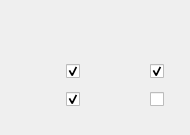
          <widget class="QFrame" name="optionFrame">
           <property name="minimumSize">
            <size>
             <width>190</width>
             <height>135</height>
            </size>
           </property>
           <property name="maximumSize">
            <size>
             <width>190</width>
             <height>135</height>
            </size>
           </property>
           <layout class="QVBoxLayout" name="_2">
            <property name="leftMargin">
             <number>24</number>
            </property>
            <property name="rightMargin">
             <number>24</number>
            </property>
            <property name="bottomMargin">
             <number>26</number>
            </property>
            <item>
             <spacer name="verticalSpacer_4">
              <property name="orientation">
               <enum>Qt::Vertical</enum>
              </property>
              <property name="sizeHint" stdset="0">
               <size>
                <width>20</width>
                <height>40</height>
               </size>
              </property>
             </spacer>
            </item>
            <item>
             <layout class="QHBoxLayout" name="horizontalLayout_6">
              <property name="leftMargin">
               <number>42</number>
              </property>
              <property name="bottomMargin">
               <number>2</number>
              </property>
              <item>
               <widget class="sgsui::GameCheckBox" name="musicCheckBox">
                <property name="minimumSize">
                 <size>
                  <width>16</width>
                  <height>16</height>
                 </size>
                </property>
                <property name="maximumSize">
                 <size>
                  <width>16</width>
                  <height>16</height>
                 </size>
                </property>
                <property name="checked">
                 <bool>true</bool>
                </property>
               </widget>
              </item>
              <item>
               <spacer name="horizontalSpacer_9">
                <property name="orientation">
                 <enum>Qt::Horizontal</enum>
                </property>
                <property name="sizeHint" stdset="0">
                 <size>
                  <width>40</width>
                  <height>20</height>
                 </size>
                </property>
               </spacer>
              </item>
              <item>
               <widget class="sgsui::GameCheckBox" name="soundCheckBox">
                <property name="minimumSize">
                 <size>
                  <width>16</width>
                  <height>16</height>
                 </size>
                </property>
                <property name="maximumSize">
                 <size>
                  <width>16</width>
                  <height>16</height>
                 </size>
                </property>
                <property name="checked">
                 <bool>true</bool>
                </property>
               </widget>
              </item>
             </layout>
            </item>
            <item>
             <layout class="QHBoxLayout" name="horizontalLayout_5">
              <property name="leftMargin">
               <number>42</number>
              </property>
              <item>
               <widget class="sgsui::GameCheckBox" name="fullscreenCheckBox">
                <property name="minimumSize">
                 <size>
                  <width>16</width>
                  <height>16</height>
                 </size>
                </property>
                <property name="maximumSize">
                 <size>
                  <width>16</width>
                  <height>16</height>
                 </size>
                </property>
                <property name="checked">
                 <bool>true</bool>
                </property>
               </widget>
              </item>
              <item>
               <spacer name="horizontalSpacer_10">
                <property name="orientation">
                 <enum>Qt::Horizontal</enum>
                </property>
                <property name="sizeHint" stdset="0">
                 <size>
                  <width>40</width>
                  <height>20</height>
                 </size>
                </property>
               </spacer>
              </item>
              <item>
               <widget class="sgsui::GameCheckBox" name="AICheckBox">
                <property name="minimumSize">
                 <size>
                  <width>16</width>
                  <height>16</height>
                 </size>
                </property>
                <property name="maximumSize">
                 <size>
                  <width>16</width>
                  <height>16</height>
                 </size>
                </property>
               </widget>
              </item>
             </layout>
            </item>
           </layout>
          </widget>
